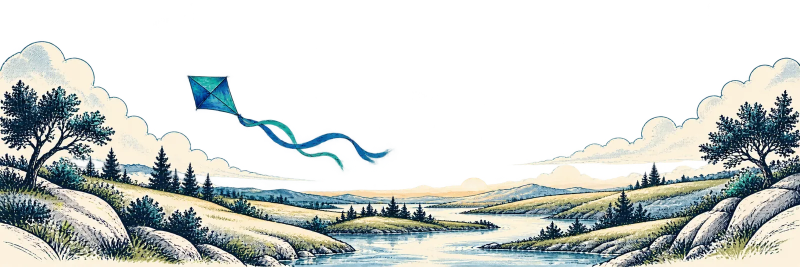
#> input picture assets/img/vishvu-journey.webp, 1600 x 533 px (shown at 1/2 size)
$ python regrade_journey.py
#> lines starting #> are read from the running program, lines starting #| are printed output that depends on the picture
#!/usr/bin/env python3
"""
FIRST LIGHT journey photo re-grade (VT-PRD-004 §10.4).
+12 exposure, warm 5800K bias, lifted blacks floor at luminance >= 0.35
(no crushed darks — the photo must live in the dawn world too).
"""
from PIL import Image, ImageEnhance
import os

ROOT = os.path.normpath(os.path.join(os.path.dirname(os.path.abspath(__file__)), ".."))
SRC = os.path.join(ROOT, "assets", "img", "vishvu-journey.webp")

img = Image.open(SRC).convert("RGB")
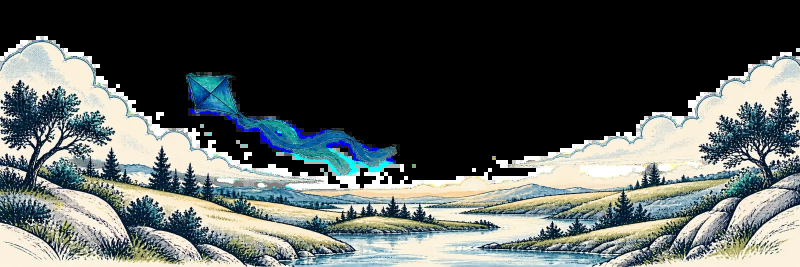
#> img: PIL image 1600x533 RGB (shown at 1/2 size); mean R, G, B 87, 93, 90.5

# 1. lift blacks to a floor of 0.35 + 2.5 stop exposure lift (~1.12x), gentle curve
def curve(v):
    x = v / 255.0
    # lifted film curve: floor 0.35, soft shoulder
    y = 0.35 + 0.65 * (x ** 0.82)
    return min(255, int(y * 255 * 1.06 + 0.5))

# 2. warm 5800K bias: R up, B down (subtle)
warm = (1.05, 1.00, 0.93)

r, g, b = img.split()
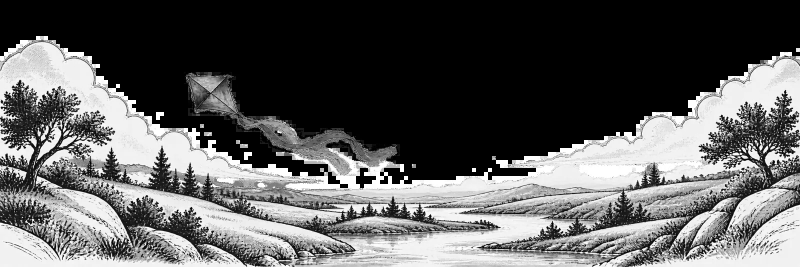
#> g: PIL image 1600x533 L (shown at 1/2 size); min 0, max 255, mean 93
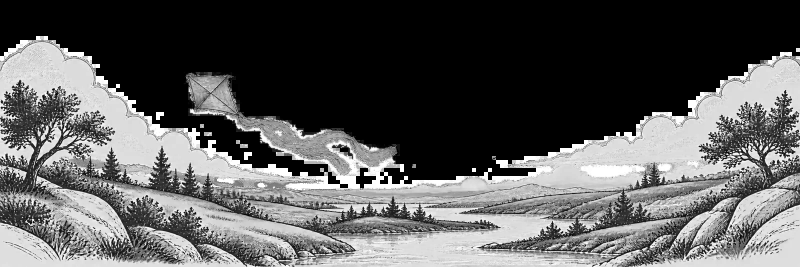
#> b: PIL image 1600x533 L (shown at 1/2 size); min 0, max 255, mean 90.5
r = r.point(lambda v: curve(min(255, int(v * warm[0]))))
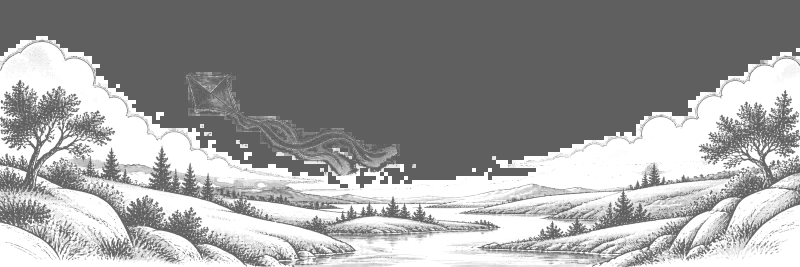
#> r: PIL image 1600x533 L (shown at 1/2 size); min 95, max 255, mean 156
g = g.point(lambda v: curve(min(255, int(v * warm[1]))))
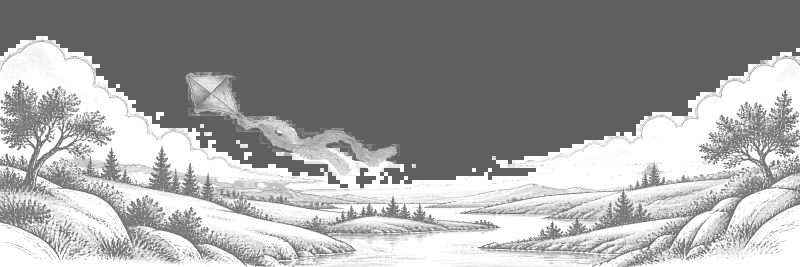
#> g: PIL image 1600x533 L (shown at 1/2 size); min 95, max 255, mean 160.4
b = b.point(lambda v: curve(min(255, int(v * warm[2]))))
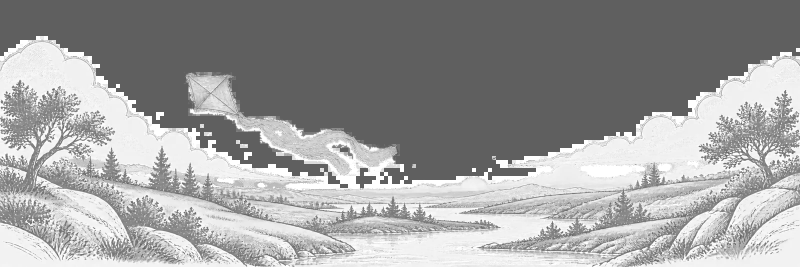
#> b: PIL image 1600x533 L (shown at 1/2 size); min 95, max 255, mean 157
img = Image.merge("RGB", (r, g, b))
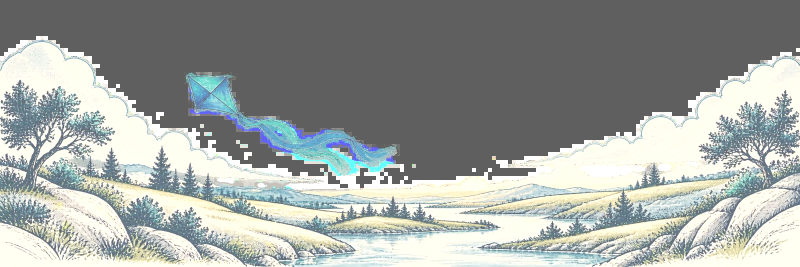
#> img: PIL image 1600x533 RGB (shown at 1/2 size); mean R, G, B 156, 160.4, 157

# 3. gentle saturation + contrast polish
img = ImageEnhance.Color(img).enhance(1.08)
img = ImageEnhance.Contrast(img).enhance(1.03)

img.save(SRC, "WEBP", quality=80, method=6)
print("journey photo re-graded to the dawn world:", SRC, os.path.getsize(SRC) // 1024, "KB")
